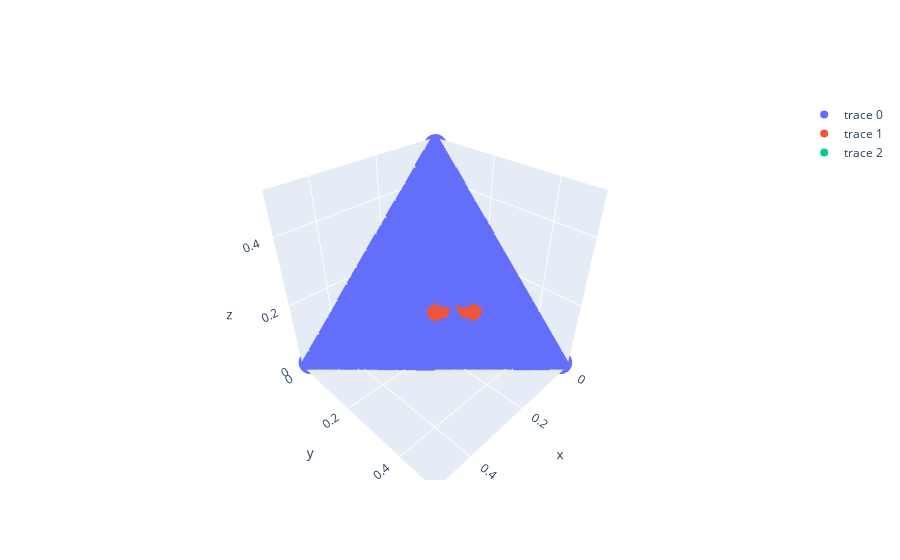

The code cell stored with this chart in its notebook:
### Code cell
x = objective_values[:,0]
y = objective_values[:,1]
z = objective_values[:,2]

x2 = obj[:,0]
y2 = obj[:,1]
z2 = obj[:,2]


trace1 = go.Scatter3d(x=x, y=y, z=z, mode="markers",)
trace2 = go.Scatter3d(x=x2, y=y2, z=z2, mode="markers")
trace3 = go.Scatter3d(x=[response[0]], y=[response[1]], z=[response[2]], mode="markers")
fig = go.Figure(data = [trace1, trace2, trace3])
fig.show()
